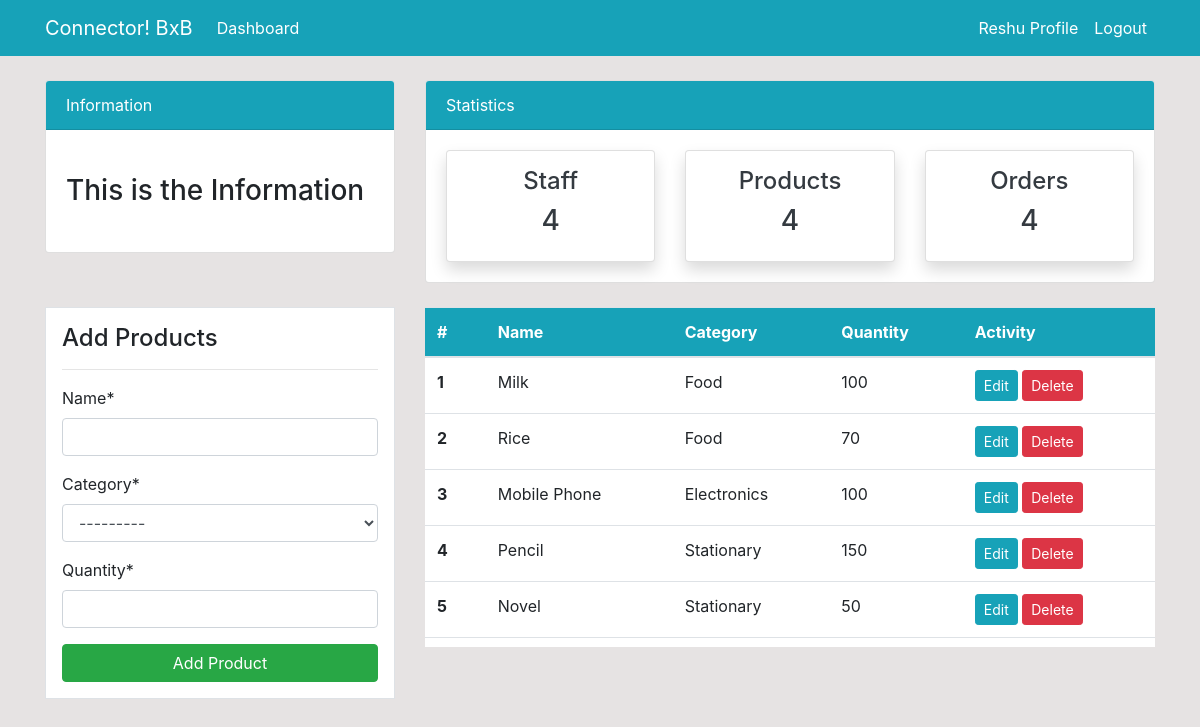
The page /product/ (signed in) on the database its author committed.
### dashboard/models.py (models this page shows, shortened)
class Product(models.Model):
    name = models.CharField(max_length=100 , null=True)
    category = models.CharField(max_length=20, choices=CATEGORY , null=True)
    quantity = models.PositiveIntegerField(null=True)
    class Meta:
        verbose_name_plural = 'Products'

### dashboard/views.py (the view)
# urls.py: path('product/', views.product, name='dashboard-product'),
@login_required(login_url='user-login')
def product(request):
    items = Product.objects.all() # using  object relational mapping
    if request.method == 'POST':
        form = ProductForm(request.POST)
        if form.is_valid():
            form.save()
            product_name = form.cleaned_data.get('name')
            messages.success(request, f'{product_name} has been added')
            return redirect('dashboard-product')
    else:
        form = ProductForm()
    context = {
        'items' : items,
        'form' : form,
    }
    return render(request, "dashboard/product.html", context)

### dashboard/forms.py
class ProductForm(forms.ModelForm):
    class Meta:
        model = Product
        fields = ['name' , 'category' , 'quantity']

### templates/dashboard/product.html (shortened to what this page needs)
{% extends 'assets/base.html' %}
{% block content %}
{% load crispy_forms_tags %}
{% include 'assets/topnav.html' %}
<div class="container">
  <div class="row my-4">
    <div class="col-md-4">
      <div class="border bg-white p-3">
        <h4>Add Products</h4>
        <hr />
        <form method="POST">
          {% csrf_token %} {{form|crispy}}
          <input
            class="btn btn-success btn-block"
            type="submit"
            value="Add Product"
          />
        </form>
      </div>
    </div>
    <div class="col-md-8 pre-scrollable">
      <table class="table bg-white ">
        <thead class="bg-info ">
          <tr class="text-white ">
            <th scope="col">#</th>
            <th scope="col">Name</th>
            <th scope="col">Category</th>
            <th scope="col">Quantity</th>
            <th scope="col">Activity</th>
          </tr>
        </thead>
        <tbody>
          {% for item in items %}
          <tr>
            <th scope="row">{{forloop.counter}}</th>
            <td>{{item.name}}</td>
            <td>{{item.category}}</td>
            <td>{{item.quantity}}</td>
            <td>
              <a class="btn btn-info btn-sm" href="{% url 'dashboard-product-update'  item.id %}">Edit</a>
              <a class="btn btn-danger btn-sm" href="{% url 'dashboard-product-delete'  item.id %}">Delete</a>
            </td>
          </tr>
          {% endfor %}
        </tbody>
      </table>
    </div>
  </div>
</div>
{% endblock %}

### templates/assets/nav.html (shortened to what this page needs)
<nav class="navbar navbar-expand-lg navbar-info bg-info">
  <div class="container">
    {% if user.is_authenticated %}
    <a class="navbar-brand text-white" href="{% url 'dashboard-index' %}"
      >Connector! BxB</a
    >
    <div class="collapse navbar-collapse" id="navbarSupportedContent">
      <ul class="navbar-nav mr-auto">
        <li class="nav-item active">
          <a class="nav-link text-white" href="{% url 'dashboard-index' %}"
            >Dashboard <span class="sr-only">(current)</span></a
          >
        </li>
      </ul>
      <ul class="navbar-nav ml-auto">
        <li class="nav-item active">
          <a class="nav-link text-white" href="{%url 'user-profile'%}"
            >{{ user.username }} Profile <span class="sr-only">(current)</span></a
          >
        </li>
        <li class="nav-item">
          <a class="nav-link text-white" href="{% url 'user-logout'%}"
            >Logout</a
          >
        </li>
      </ul>
      {% endif %}
    </div>
  </div>
</nav>

### static/style.css (style rules this page uses)
body { background: rgb(230, 227, 227); }

### rows shown on the page
Product: name "Milk", category "Food", quantity "100"
Product: name "Rice", category "Food", quantity "70"
Product: name "Mobile Phone", category "Electronics", quantity "100"
Product: name "Pencil", category "Stationary", quantity "150"
Product: name "Novel", category "Stationary", quantity "50"

### other values the page prints
{{ user.username }} "Reshu"
